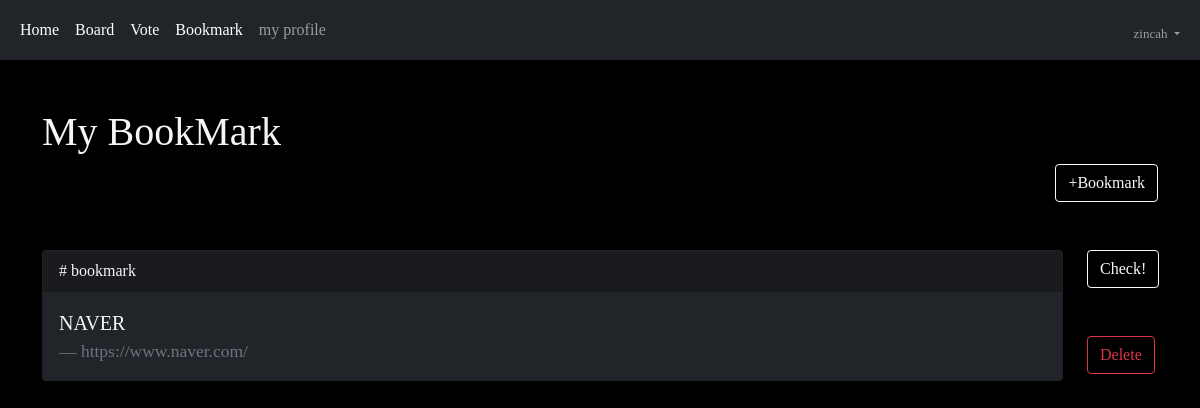
The app's page /book/ (signed in), older data.
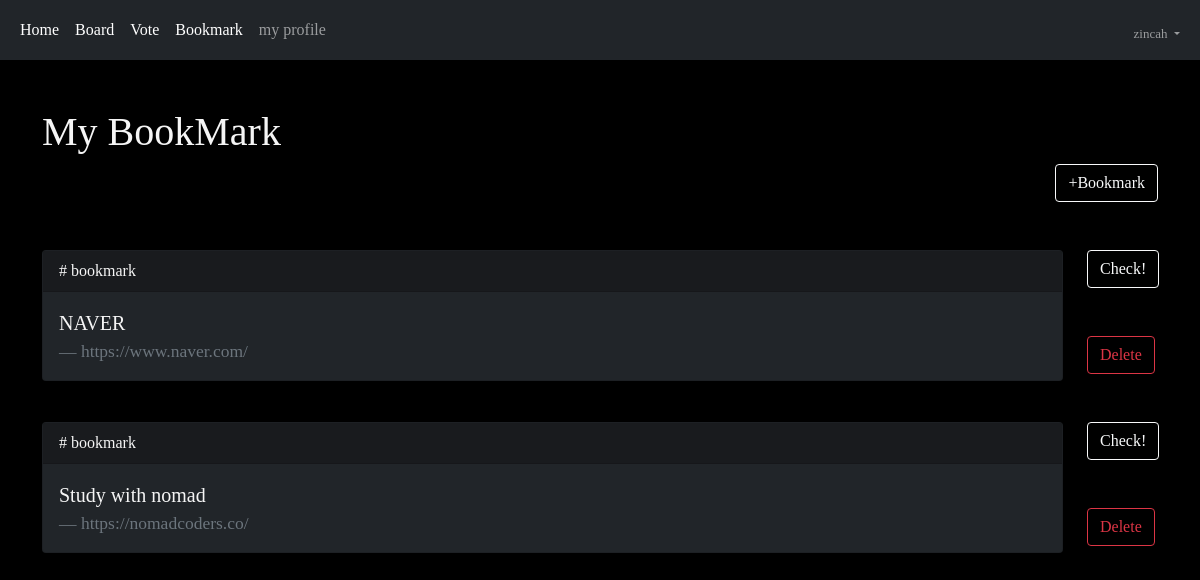
The same page, newer data.
### book/models.py (models this page shows, shortened)
class Book(models.Model):
    user = models.ForeignKey(User, on_delete=models.CASCADE)
    site_name = models.CharField(max_length=30)
    site_url = models.TextField()
    impo = models.BooleanField(default=False)
    ctime = models.DateTimeField()
    def surl(self):
        if len(self.site_url) > 50:
            return self.site_url[:50] + "..."
        return self.site_url

### book/views.py (the view)
# urls.py: path('', views.index, name="index"),
def index(request):
    b = Book.objects.all()
    context = {
        "book" : b,
    }
    return render(request, "book/index.html", context)

### template/book/index.html (shortened to what this page needs)
{% extends 'base.html' %}
{% block auth %}
<div class="container my-5">
    <div style="color:whitesmoke;">
        <h1>My BookMark</h1>
    </div>
    <div class="text-end">
        {% if book.count < 10 %}
        <button class="btn btn-outline-light" onclick="create()">+Bookmark</button>
        {% endif %}
    </div>
    <div class="row my-5">
        {% for i in book %}
            {% if i.user.username == user.username %}
                <div class="col-lg-11">
                    <a href="{{ i.site_url }}" target="_blank">
                        <div class="card" style="background-color: rgba(33, 37, 41); color:whitesmoke;">
                            <div style="background-color: rgba(21, 23, 24, 0.59);">
                                <div class="card-header">
                                    # bookmark
                                </div>
                            </div>
                            <div class="card-body">
                                <blockquote class="blockquote mb-0">
                                    <p>{{ i.site_name }} {% if i.impo == True %}🤍{% endif %}</p>
                                    <footer class="blockquote-footer">{{ i.surl }}</footer>
                                </blockquote>
                            </div>
                        </div>
                    </a>
                </div>
                <div class="col-lg-1">
                    <div>
                        {% if i.impo %}
                        <a href="{% url 'book:uncheck' i.id %}"><button class="btn btn-outline-light">Reset!</button></a>
                        {% else %}
                        <a href="{% url 'book:check' i.id %}"><button class="btn btn-outline-light">Check!</button></a>
                        {% endif %}
                        <a href="{% url 'book:delete' i.id %}"><button class="my-5 btn btn-outline-danger">Delete</button></a>
                    </div>
                </div>
            {% endif %}
        {% endfor %}
    </div>
</div>
{% endblock %}

Row changes from the older to the newer data that the page shows:
added Book: site_name "Study with nomad", surl "https://nomadcoders.co/", impo "Check!"
